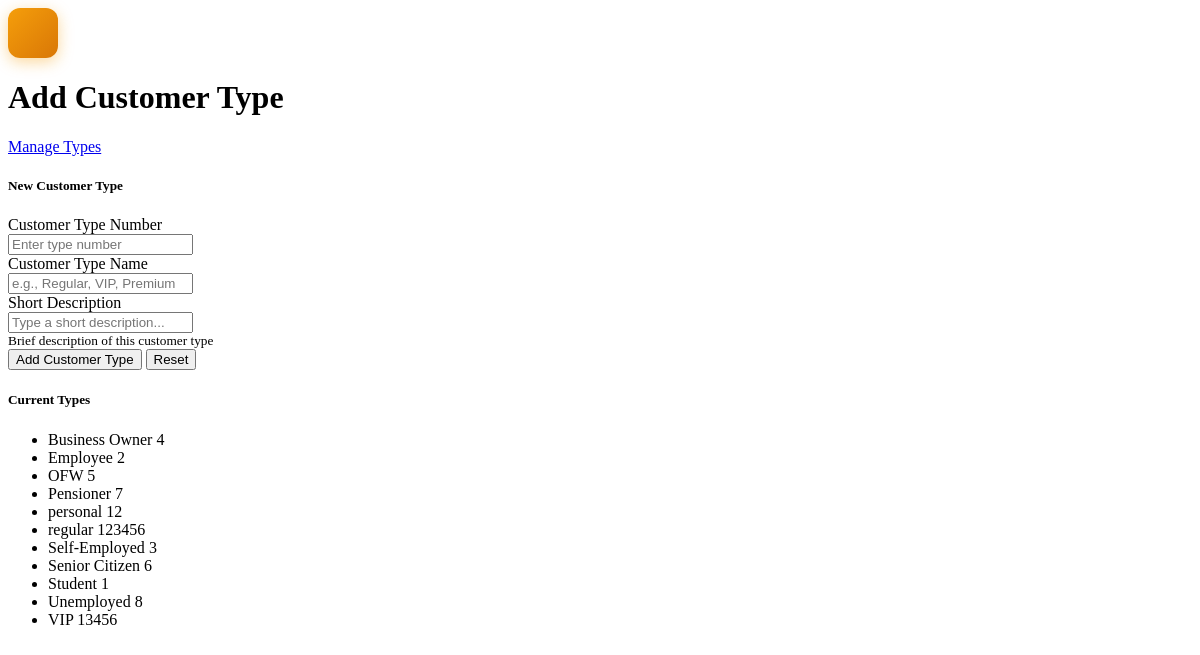
Page /addcustomer_type.php (signed in) on the committed database.
### tables this page shows
CREATE TABLE `customers_type` (
  `customer_type_number` int(10) NOT NULL,
  `customer_type_name` varchar(50) NOT NULL,
  `registration_date` timestamp NOT NULL DEFAULT current_timestamp() ON UPDATE current_timestamp(),
  `customer_type_description` text DEFAULT NULL
);

### addcustomer_type.php (the view, shortened to what this page needs)
<body>
  <div class="container-fluid">
    <div class="row">
      <main class="col-md-9 ms-sm-auto col-lg-10 px-md-4">
        <div class="page-title-section mt-3">
          <div class="d-flex align-items-center">
            <div class="report-icon me-3" style="width: 50px; height: 50px; background: linear-gradient(135deg, #f59e0b 0%, #d97706 100%); border-radius: 12px; display: flex; align-items: center; justify-content: center; flex-shrink: 0;">
            </div>
            <h1 class="mb-0">Add Customer Type</h1>
          </div>
          <div class="page-actions">
            <a href="manage_customer_type.php" class="btn btn-outline-primary">
              <i class="fas fa-list"></i> Manage Types
            </a>
          </div>
        </div>
        <div class="row">
          <div class="col-lg-8">
            <div class="card">
              <div class="card-header">
                <h5 class="mb-0"><i class="fas fa-plus-circle me-2 text-primary"></i>New Customer Type</h5>
              </div>
              <div class="card-body">
                <form action="app/addcustomer_typeHandler.php" method="post" autocomplete="off">
                  <div class="row">
                    <div class="col-md-6">
                      <div class="form-group">
                        <label for="customer_type_number" class="form-label">Customer Type Number</label>
                        <div class="input-group">
                          <input type="number" name="customer_type_number" class="form-control" placeholder="Enter type number" required>
                        </div>
                      </div>
                    </div>
                    <div class="col-md-6">
                      <div class="form-group">
                        <label for="customer_type_name" class="form-label">Customer Type Name</label>
                        <div class="input-group">
                          <input type="text" name="customer_type_name" class="form-control" placeholder="e.g., Regular, VIP, Premium" required>
                        </div>
                      </div>
                    </div>
                    <div class="col-md-6">
                      <div class="form-group">
                        <label for="customer_type_description" class="form-label">Short Description</label>
                        <div class="input-group">
                          <input type="text" name="customer_type_description" id="typeDescription" class="form-control" placeholder="Type a short description..." oninput="animateTyping(this)">
                        </div>
                        <small class="text-muted">Brief description of this customer type</small>
                      </div>
                    </div>
                    <div class="col-12 mt-3">
                      <button type="submit" class="btn btn-primary" name="add_customer_type">
                        <i class="fas fa-save"></i> Add Customer Type
                      </button>
                      <button type="reset" class="btn btn-outline-secondary">
                        <i class="fas fa-redo"></i> Reset
                      </button>
                    </div>
                  </div>
                </form>
              </div>
            </div>
          </div>
          <div class="col-lg-4">
            <div class="card">
              <div class="card-header">
                <h5 class="mb-0"><i class="fas fa-info-circle me-2 text-info"></i>Current Types</h5>
              </div>
              <div class="card-body p-0">
                <?php
                $types = mysqli_query($conn, "SELECT * FROM customers_type ORDER BY customer_type_name");
                if(mysqli_num_rows($types) > 0):
                ?>
                <ul class="list-group list-group-flush">
                  <?php while($type = mysqli_fetch_assoc($types)): ?>
                  <li class="list-group-item d-flex justify-content-between align-items-center">
                    <span><?php echo $type['customer_type_name']; ?></span>
                    <span class="badge bg-primary"><?php echo $type['customer_type_number']; ?></span>
                  </li>
                  <?php endwhile; ?>
                </ul>
                <?php endif; ?>
              </div>
            </div>
          </div>
        </div>
      </main>
    </div>
  </div>
</body>

### addcustomer_type.php (style rules this page uses)
.report-icon { flex-shrink: 0; box-shadow: 0 4px 15px rgba(245, 158, 11, 0.4); animation: slideInLeft 0.5s ease-out forwards; }
.page-title-section h1 { animation: slideInUp 0.5s ease-out 0.1s forwards; opacity: 0; }
.page-actions { animation: slideInRight 0.5s ease-out 0.2s forwards; opacity: 0; }

### rows in the picture
customers_type: customer_type_name "Business Owner", customer_type_number "4"
customers_type: customer_type_name "Employee", customer_type_number "2"
customers_type: customer_type_name "OFW", customer_type_number "5"
customers_type: customer_type_name "Pensioner", customer_type_number "7"
customers_type: customer_type_name "personal", customer_type_number "12"
customers_type: customer_type_name "regular", customer_type_number "123456"
customers_type: customer_type_name "Self-Employed", customer_type_number "3"
customers_type: customer_type_name "Senior Citizen", customer_type_number "6"
customers_type: customer_type_name "Student", customer_type_number "1"
customers_type: customer_type_name "Unemployed", customer_type_number "8"
customers_type: customer_type_name "VIP", customer_type_number "13456"
